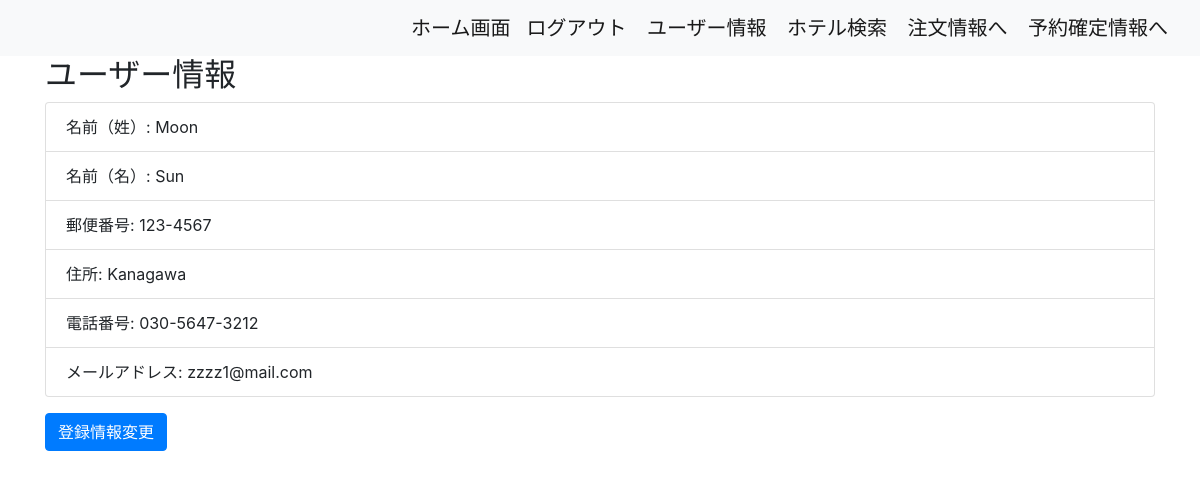
The page /accounts/us_info/ (signed in) on the database as committed earlier.
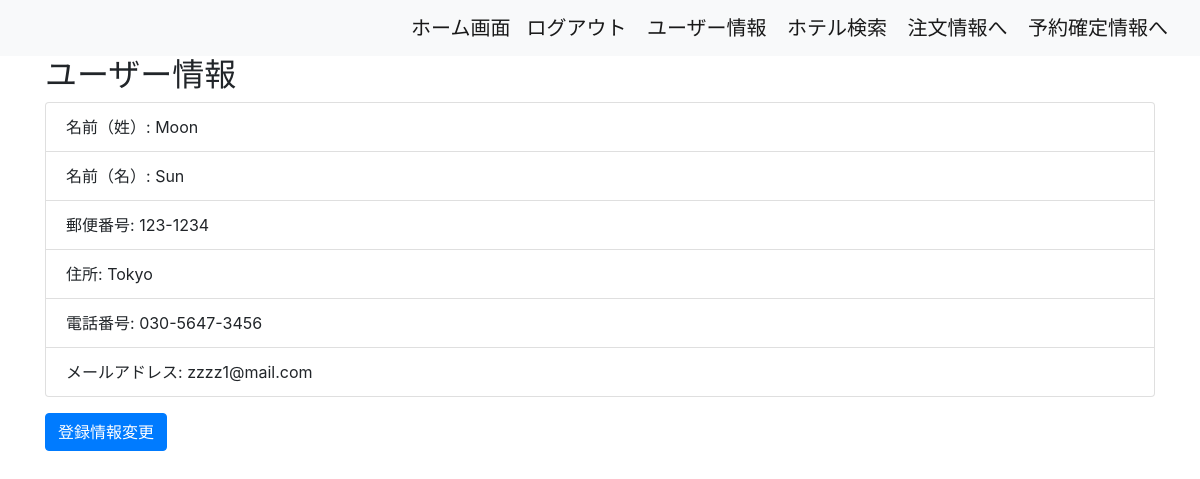
The same page on the database as committed later.
### accounts/models.py (models this page shows, shortened)
class Users(AbstractBaseUser, PermissionsMixin):
    username = models.CharField(max_length=100)
    email = models.EmailField(max_length=200, unique=True)
    is_active = models.BooleanField(default=True)
    is_staff = models.BooleanField(default=False)
    first_name = models.CharField(max_length=30, blank=True, null=True)
    last_name = models.CharField(max_length=30, blank=True, null=True)
    zip_code = models.CharField(max_length=10, blank=True, null=True)
    address = models.CharField(max_length=255, blank=True, null=True)
    phone_number = models.CharField(max_length=20, blank=True, null=True)
    USERNAME_FIELD = 'email'
    REQUIRED_FIELDS = ['username']
    objects = UserManager()

### accounts/views.py (the view, shortened to what this page needs)
# urls.py: path('us_info/', UserInfoView.as_view(), name='us_info'),
class UserInfoView(LoginRequiredMixin, FormView):
    template_name = 'us_info.html'
    form_class = UserInfoForm
    success_url = reverse_lazy('accounts:us_info')
    def get_form_kwargs(self):
        kwargs = super().get_form_kwargs()
        kwargs['instance'] = self.request.user
        kwargs['initial'] = {
            'last_name' : self.request.user.last_name,
            'first_name' : self.request.user.first_name,
            'zip_code' : self.request.user.zip_code,
            'address' : self.request.user.address,
            'phone_number' : self.request.user.phone_number,
            'email' : self.request.user.email,
        }
        return kwargs

### templates/us_info.html (shortened to what this page needs)
{% extends 'base.html' %}
{% block content %}
<div class="container">
    <h2>ユーザー情報</h2>
    <ul class="list-group mb-3">
        <li class="list-group-item">名前（姓）: {{ user.last_name }}</li>
        <li class="list-group-item">名前（名）: {{ user.first_name }}</li>
        <li class="list-group-item">郵便番号: {{ user.zip_code }}</li>
        <li class="list-group-item">住所: {{ user.address }}</li>
        <li class="list-group-item">電話番号: {{ user.phone_number }}</li>
        <li class="list-group-item">メールアドレス: {{ user.email }}</li>
    </ul>
    <a href="{% url 'accounts:update_us_info' %}" class="btn btn-primary">登録情報変更</a>
</div>
{% endblock %}

Rows that differ between the two databases and show on the page:
changed Users "Moon": zip_code "123-4567" → "123-1234"; address "Kanagawa" → "Tokyo"; phone_number "030-5647-3212" → "030-5647-3456"
